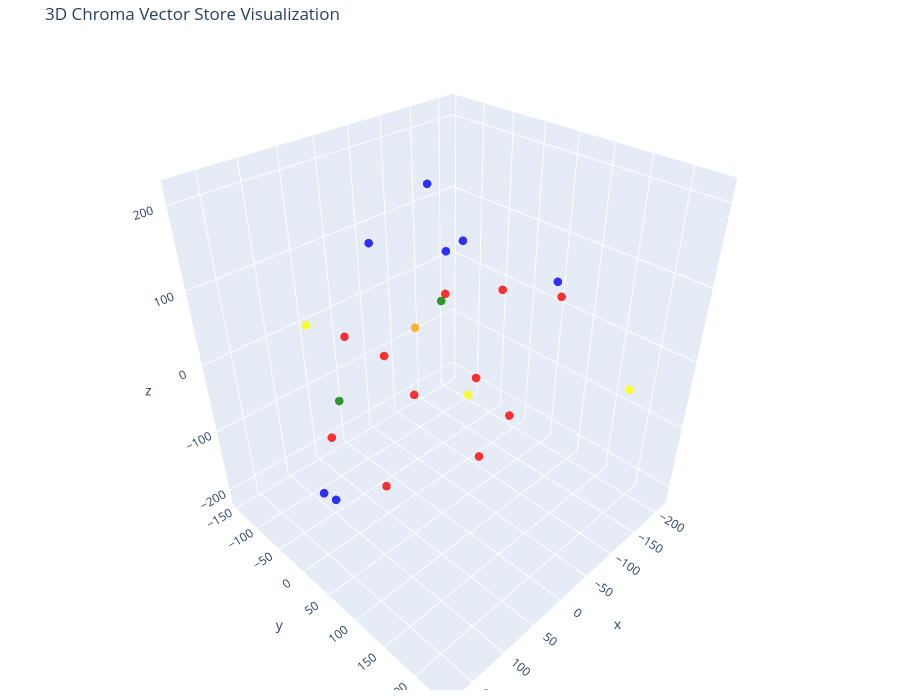

Notebook code cell kept with this figure:
### Code cell
# Let's try 3D!

tsne = TSNE(n_components=3, random_state=42, perplexity=5)
reduced_vectors = tsne.fit_transform(vectors)

# Create the 3D scatter plot
fig = go.Figure(data=[go.Scatter3d(
    x=reduced_vectors[:, 0],
    y=reduced_vectors[:, 1],
    z=reduced_vectors[:, 2],
    mode='markers',
    marker=dict(size=5, color=colors, opacity=0.8),
    text=[f"Type: {t}<br>Text: {d[:100]}..." for t, d in zip(doc_types, documents)],
    hoverinfo='text'
)])

fig.update_layout(
    title='3D Chroma Vector Store Visualization',
    scene=dict(xaxis_title='x', yaxis_title='y', zaxis_title='z'),
    width=900,
    height=700,
    margin=dict(r=10, b=10, l=10, t=40)
)

fig.show()

### Figure 1 — Plotly figure (JSON) as saved in the notebook; plotly's stock layout.template omitted (floating-point values rounded to 4 significant figures)
{"data": [{"hoverinfo": "text", "marker": {"color": ["blue", "blue", "blue", "blue", "blue", "blue", "blue", "green", "green", "orange", "red", "red", "red", "red", "red", "red", "red", "red", "red", "red", "red", "yellow", "yellow", "yellow"], "opacity": 0.8, "size": 5}, "mode": "markers", "text": ["Type: aboutme<br>Text: # About Me\n\n## Who Am I?\n\nHi! I'm Mohammad Hosein and I'm 25 years old 👋\n\nI'm an Electrical Engineer...", "Type: aboutme<br>Text: ```text\nPython\n   ↓\nData Science\n   ↓\nMachine Learning\n   ↓\nLLMs\n   ↓\nRAG\n   ↓\nFine-tuning\n   ↓\nAgen...", "Type: aboutme<br>Text: ### Outside Tech ⚽♟️\n\nI'm not just a collection of Python files.\n\nI also enjoy:\n\n* ⚽ Football\n* ♟️ C...", "Type: aboutme<br>Text: ---\n\n## My Current Mission 🎯\n\nMy current mission is simple:\n\n> **Become a strong AI Engineer.**\n\nNot...", "Type: aboutme<br>Text: But that's fine.\n\nThe goal isn't to avoid problems.\n\nThe goal is to become good enough to solve them...", "Type: aboutme<br>Text: This is not the final version of me.\n\nIt's `Mohammad v0.x` — still under development. 🛠️\n\n---\n\n## Wh...", "Type: aboutme<br>Text: This file is here to give you the **big picture** of who I am, what I'm trying to become, and how I ...", "Type: education<br>Text: # Education\n\n## Bachelor's Degree\n\n### Field\n\n* Electrical Engineering - Power\n\n### University\n\n* Is...", "Type: education<br>Text: #### Agentic AI\n\n* **Status:** Currently Learning...", "Type: interests<br>Text: # Interests\n\n## Life\n\n### Football\n\n- Interested in football\n- Enjoy watching and following football...", "Type: projects<br>Text: # Projects\n\n## LLM Projects\n\nRepository: https://github.com/MC1380/LLM-Projects\n\nThis repository con...", "Type: projects<br>Text: * Python\n  * LLM APIs\n  * Database\n  * Tool Calling\n* **Main Concepts Learned:**\n\n  * LLM-based chat...", "Type: projects<br>Text: * Python\n  * LangChain\n  * Chroma\n  * Hugging Face Embeddings\n  * OpenAI-compatible APIs\n  * Gradio\n...", "Type: projects<br>Text: Repository path: `LLM-Projects/RAG`\n\n---\n\n### Qwen Fine-tuning\n\n* **Status:** Completed / Learning P...", "Type: projects<br>Text: Repository path: `LLM-Projects/Fine tune`\n\n---\n\n### Meeting Minutes Creator\n\n* **Status:** Completed...", "Type: projects<br>Text: The project contains an `app.py` file together with audio resources and temporary processing files.\n...", "Type: projects<br>Text: * Web scraping\n  * Text extraction\n  * LLM summarization\n  * Building AI-powered applications\n\nRepos...", "Type: projects<br>Text: * `Qwen/Qwen2.5-7B-Instruct`\n* **Main Components:**\n\n  * Audio input\n  * Automatic Speech Recognitio...", "Type: projects<br>Text: Repository path: `HugginFace/Auto_Speech_Recognition_and_Text_Generation.ipynb`\n\n---\n\n### Hugging Fa...", "Type: projects<br>Text: * Model quantization\n  * Reduced-precision inference\n  * Memory optimization\n  * Efficient LLM deplo...", "Type: projects<br>Text: ---\n\n# Overall Project Experience\n\nThrough these projects, I have practiced and developed experience...", "Type: skills<br>Text: # Skills\n\n## Programming\n\n### Python\n\n* **Level:** Advanced\n* **Status:** Active\n\n#### Skills\n\n* Obj...", "Type: skills<br>Text: ### Tools\n\n* Scikit-learn\n\n\n---\n\n## Large Language Models\n\n* **Level:** Intermediate\n* **Status:** A...", "Type: skills<br>Text: ### Tools\n\n* LangChain\n* Chroma\n* Hugging Face\n\n---\n\n## Agentic AI\n\n* **Level:** Beginner\n* **Status..."], "type": "scatter3d", "x": [-15.79, -104.6, -77.97, 141.6, 91.76, -16.17, -176.4, 47.25, 33.29, -52.56, 34.13, -28.31, -74.88, -81.96, -103.0, -33.2, 84.34, 176.2, -152.7, -212.9, 150.5, -101.2, 51.41, 60.17], "y": [-87.99, -47.72, 7.149, -5.782, -57.19, 14.52, 74.04, -90.67, 84.76, -51.49, 40.0, 78.49, -144.1, 149.5, 69.98, 82.05, -15.1, 156.4, -97.83, -45.26, 36.83, 236.0, 141.5, -125.8], "z": [109.9, 81.74, 124.6, -133.5, -216.1, 213.5, 58.26, -93.57, 123.4, -8.814, -20.02, -8.306, -108.7, 107.2, -111.6, -130.5, 57.51, 12.58, -19.21, -15.99, -16.0, 19.77, 44.23, 11.82]}], "layout": {"height": 700, "margin": {"b": 10, "l": 10, "r": 10, "t": 40}, "scene": {"xaxis": {"title": {"text": "x"}}, "yaxis": {"title": {"text": "y"}}, "zaxis": {"title": {"text": "z"}}}, "title": {"text": "3D Chroma Vector Store Visualization"}, "width": 900}}
